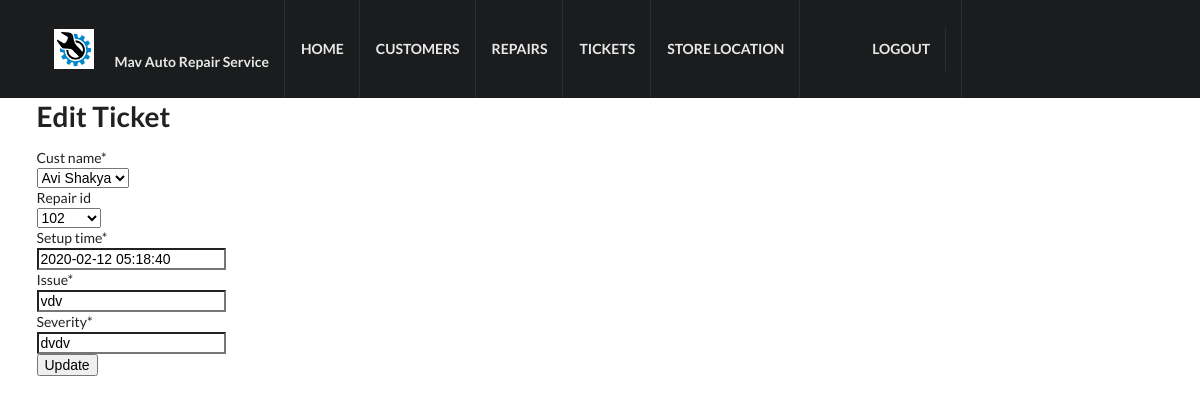
Page /ticket/8/edit/ (signed in) on the committed database.
### crm/models.py (models this page shows, shortened)
class Customer(models.Model):
    cust_name = models.CharField(max_length=50)
    cust_number = models.IntegerField(blank=False, null=False)
    address = models.CharField(max_length=200)
    city = models.CharField(max_length=50)
    state = models.CharField(max_length=50)
    zipcode = models.CharField(max_length=10)
    phone_number = models.CharField(max_length=50)
    email = models.EmailField(max_length=100)
    created_date = models.DateTimeField(
        default=timezone.now)
    updated_date = models.DateTimeField(auto_now_add=True)
    def __str__(self):
        return str(self.cust_name)

class Repair(models.Model):
    repair_id = models.IntegerField(blank=True)
    cust_name = models.ForeignKey(Customer, on_delete=models.CASCADE, related_name='repairs')
    repair_item = models.CharField(max_length=100)
    repair_model = models.CharField(max_length=100)
    description = models.TextField()
    repair_charge = models.DecimalField(max_digits=10, decimal_places=2)
    created_date = models.DateTimeField(
        default=timezone.now)
    updated_date = models.DateTimeField(auto_now_add=True)
    def __str__(self):
        return str(self.repair_id )

class Ticket(models.Model):
    cust_name = models.ForeignKey(Customer, on_delete=models.CASCADE, related_name='tickets')
    repair_id = models.ForeignKey(Repair, on_delete=models.CASCADE, related_name='item', default='repair_id', blank=True)
    setup_time = models.DateTimeField(
        default=timezone.now)
    Issue = models.CharField(max_length=100)
    severity = models.CharField(max_length=50)
    created_date = models.DateTimeField(
        default=timezone.now)

### crm/views.py (the view)
# urls.py: path('ticket/<int:pk>/edit/', views.ticket_edit, name='ticket_edit'),
@login_required
def ticket_edit(request, pk):
   ticket = get_object_or_404(Ticket, pk=pk)
   if request.method == "POST":
       form = TicketForm(request.POST, instance=ticket)
       if form.is_valid():
           ticket = form.save(commit=False)
           ticket.updated_date = timezone.now()
           ticket.save()
           ticket = Ticket.objects.filter(created_date__lte=timezone.now())
           return render(request, 'crm/ticket_list.html',
                         {'tickets': ticket})
   else:
       form = TicketForm(instance=ticket)
   return render(request, 'crm/ticket_edit.html', {'form': form})

### crm/forms.py
class TicketForm(forms.ModelForm):
    class Meta:
        model = Ticket
        fields = ('cust_name', 'repair_id', 'setup_time', 'Issue', 'severity',)

### crm/templates/crm/ticket_edit.html
{% extends 'crm/base.html' %}
{% load crispy_forms_tags %}
{% block content %}
    <div class="ui main container">
    <h1>Edit Ticket</h1>
    <form method="POST" class="ticket-form">{% csrf_token %}
         {{ form|crispy }}
        <button type="submit" class="save btn btn-default">Update</button>
    </form>
    </div>
{% endblock %}

### crm/static/css/base.css (style rules this page uses)
body { margin:0; padding:0; font-family:helvetica, sans-serif; }
h1, h2, h3, h4, h5 , h6 { font-family: 'Ubuntu', sans-serif; font-weight:normal; }

### crm/static/semantic/components/site.css (style rules this page uses)
html, body { height: 100%; }
html { font-size: 14px; }
body { margin: 0px; padding: 0px; overflow-x: hidden; min-width: 320px; background: #FFFFFF; font-family: 'Lato', 'Helvetica Neue', Arial, Helvetica, sans-serif; font-size: 14px; line-height: 1.4285em; color: rgba(0, 0, 0, 0.87); font-smoothing: antialiased; }
h1, h2, h3, h4, h5 { font-family: 'Lato', 'Helvetica Neue', Arial, Helvetica, sans-serif; line-height: 1.28571429em; margin: calc(2rem - 0.14285714em ) 0em 1rem; font-weight: bold; padding: 0em; }
h1 { min-height: 1rem; font-size: 2rem; }
h1:first-child, h2:first-child, h3:first-child, h4:first-child, h5:first-child { margin-top: 0em; }

### crm/static/semantic/components/container.css (style rules this page uses)
.ui.container { display: block; max-width: 100% !important; }
@media only screen and (min-width: 1200px) { .ui.container { width: 1127px; margin-left: auto !important; margin-right: auto !important; } }

### crm/templates/crm/base.html (style rules this page uses)
body { background-color: #FFFFFF; height: auto; }
.main.container { margin-top: 7em; }

### rows in the picture
Customer: cust_name "Avi Shakya"
Repair: repair_id "102"
Ticket: setup_time "2020-02-12 05:18:40", Issue "vdv", severity "dvdv"
